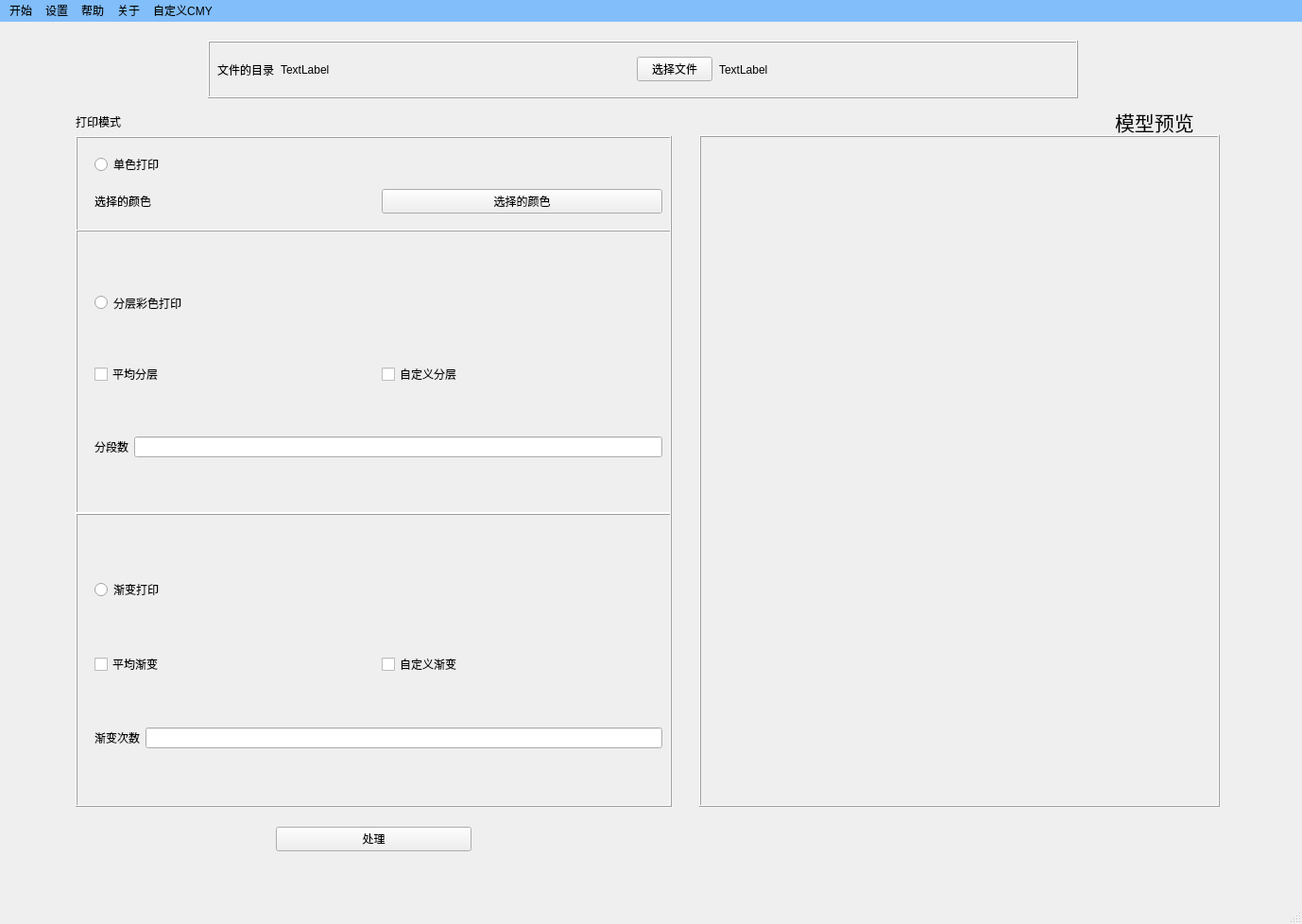
<?xml version="1.0" encoding="UTF-8"?>
<ui version="4.0">
 <class>MainWindow</class>
 <widget class="QMainWindow" name="MainWindow">
  <property name="geometry">
   <rect>
    <x>0</x>
    <y>0</y>
    <width>1378</width>
    <height>978</height>
   </rect>
  </property>
  <property name="windowTitle">
   <string>3D打印切片后处理应用软件</string>
  </property>
  <property name="toolTip">
   <string>Designed By Yu</string>
  </property>
  <widget class="QWidget" name="centralwidget">
   <widget class="QFrame" name="frame_2">
    <property name="geometry">
     <rect>
      <x>80</x>
      <y>121</y>
      <width>631</width>
      <height>101</height>
     </rect>
    </property>
    <property name="frameShape">
     <enum>QFrame::Box</enum>
    </property>
    <property name="frameShadow">
     <enum>QFrame::Raised</enum>
    </property>
    <widget class="QWidget" name="verticalLayoutWidget">
     <property name="geometry">
      <rect>
       <x>20</x>
       <y>10</y>
       <width>601</width>
       <height>80</height>
      </rect>
     </property>
     <layout class="QVBoxLayout" name="verticalLayout">
      <item>
       <widget class="QRadioButton" name="one_color_radio">
        <property name="cursor">
         <cursorShape>PointingHandCursor</cursorShape>
        </property>
        <property name="mouseTracking">
         <bool>false</bool>
        </property>
        <property name="text">
         <string>单色打印</string>
        </property>
        <property name="checkable">
         <bool>true</bool>
        </property>
        <property name="checked">
         <bool>false</bool>
        </property>
        <property name="autoRepeatInterval">
         <number>99</number>
        </property>
       </widget>
      </item>
      <item>
       <layout class="QHBoxLayout" name="one_color_choose">
        <property name="sizeConstraint">
         <enum>QLayout::SetFixedSize</enum>
        </property>
        <item>
         <widget class="QLabel" name="label_select_one_color">
          <property name="text">
           <string>选择的颜色</string>
          </property>
         </widget>
        </item>
        <item>
         <widget class="QPushButton" name="one_color_item">
          <property name="styleSheet">
           <string notr="true">border-color: rgb(255, 255, 255);</string>
          </property>
          <property name="text">
           <string>选择的颜色</string>
          </property>
         </widget>
        </item>
       </layout>
      </item>
     </layout>
    </widget>
   </widget>
   <widget class="QFrame" name="frame_3">
    <property name="geometry">
     <rect>
      <x>80</x>
      <y>220</y>
      <width>631</width>
      <height>301</height>
     </rect>
    </property>
    <property name="frameShape">
     <enum>QFrame::Box</enum>
    </property>
    <property name="frameShadow">
     <enum>QFrame::Raised</enum>
    </property>
    <widget class="QWidget" name="layoutWidget">
     <property name="geometry">
      <rect>
       <x>20</x>
       <y>20</y>
       <width>601</width>
       <height>271</height>
      </rect>
     </property>
     <layout class="QVBoxLayout" name="much_layers_choose" stretch="0,0,1">
      <item>
       <widget class="QRadioButton" name="much_layers_radio">
        <property name="enabled">
         <bool>true</bool>
        </property>
        <property name="cursor">
         <cursorShape>PointingHandCursor</cursorShape>
        </property>
        <property name="styleSheet">
         <string notr="true">border-color: rgb(0, 0, 255);</string>
        </property>
        <property name="text">
         <string>分层彩色打印</string>
        </property>
        <property name="autoExclusive">
         <bool>false</bool>
        </property>
       </widget>
      </item>
      <item>
       <layout class="QHBoxLayout" name="horizontalLayout_3">
        <item>
         <widget class="QCheckBox" name="checkBox_3">
          <property name="text">
           <string>平均分层</string>
          </property>
          <property name="autoExclusive">
           <bool>true</bool>
          </property>
         </widget>
        </item>
        <item>
         <widget class="QCheckBox" name="checkBox_4">
          <property name="text">
           <string>自定义分层</string>
          </property>
          <property name="autoExclusive">
           <bool>true</bool>
          </property>
         </widget>
        </item>
       </layout>
      </item>
      <item>
       <layout class="QHBoxLayout" name="layers_num_input">
        <property name="sizeConstraint">
         <enum>QLayout::SetFixedSize</enum>
        </property>
        <item>
         <widget class="QLabel" name="layers_num_label">
          <property name="text">
           <string>分段数</string>
          </property>
         </widget>
        </item>
        <item>
         <widget class="QLineEdit" name="layers_num">
          <property name="text">
           <string/>
          </property>
         </widget>
        </item>
       </layout>
      </item>
     </layout>
    </widget>
   </widget>
   <widget class="QFrame" name="frame_4">
    <property name="geometry">
     <rect>
      <x>80</x>
      <y>520</y>
      <width>631</width>
      <height>311</height>
     </rect>
    </property>
    <property name="frameShape">
     <enum>QFrame::Box</enum>
    </property>
    <property name="frameShadow">
     <enum>QFrame::Raised</enum>
    </property>
    <widget class="QWidget" name="layoutWidget">
     <property name="geometry">
      <rect>
       <x>20</x>
       <y>20</y>
       <width>601</width>
       <height>281</height>
      </rect>
     </property>
     <layout class="QVBoxLayout" name="mix_color_choose" stretch="0,0,1">
      <item>
       <widget class="QRadioButton" name="mix_colors_radio">
        <property name="cursor">
         <cursorShape>PointingHandCursor</cursorShape>
        </property>
        <property name="text">
         <string>渐变打印</string>
        </property>
        <property name="autoExclusive">
         <bool>false</bool>
        </property>
       </widget>
      </item>
      <item>
       <layout class="QHBoxLayout" name="horizontalLayout_2">
        <item>
         <widget class="QCheckBox" name="checkBox_2">
          <property name="text">
           <string>平均渐变</string>
          </property>
          <property name="autoExclusive">
           <bool>true</bool>
          </property>
         </widget>
        </item>
        <item>
         <widget class="QCheckBox" name="checkBox">
          <property name="text">
           <string>自定义渐变</string>
          </property>
          <property name="autoExclusive">
           <bool>true</bool>
          </property>
         </widget>
        </item>
       </layout>
      </item>
      <item>
       <layout class="QHBoxLayout" name="mix_colors_input">
        <property name="sizeConstraint">
         <enum>QLayout::SetDefaultConstraint</enum>
        </property>
        <item>
         <widget class="QLabel" name="mix_colors_num_label">
          <property name="text">
           <string>渐变次数</string>
          </property>
         </widget>
        </item>
        <item>
         <widget class="QLineEdit" name="mix_colors_num">
          <property name="text">
           <string/>
          </property>
         </widget>
        </item>
       </layout>
      </item>
     </layout>
    </widget>
   </widget>
   <widget class="QWidget" name="layoutWidget">
    <property name="geometry">
     <rect>
      <x>80</x>
      <y>830</y>
      <width>631</width>
      <height>71</height>
     </rect>
    </property>
    <layout class="QHBoxLayout" name="horizontalLayout">
     <property name="sizeConstraint">
      <enum>QLayout::SetDefaultConstraint</enum>
     </property>
     <item>
      <widget class="QLabel" name="label">
       <property name="text">
        <string/>
       </property>
      </widget>
     </item>
     <item>
      <widget class="QPushButton" name="handle">
       <property name="text">
        <string>处理</string>
       </property>
      </widget>
     </item>
     <item>
      <widget class="QLabel" name="label_2">
       <property name="text">
        <string/>
       </property>
      </widget>
     </item>
    </layout>
   </widget>
   <widget class="QFrame" name="frame">
    <property name="geometry">
     <rect>
      <x>220</x>
      <y>20</y>
      <width>921</width>
      <height>61</height>
     </rect>
    </property>
    <property name="frameShape">
     <enum>QFrame::Box</enum>
    </property>
    <property name="frameShadow">
     <enum>QFrame::Raised</enum>
    </property>
    <widget class="QWidget" name="layoutWidget">
     <property name="geometry">
      <rect>
       <x>10</x>
       <y>0</y>
       <width>901</width>
       <height>61</height>
      </rect>
     </property>
     <layout class="QHBoxLayout" name="Layoutin" stretch="0,1,0,1">
      <property name="spacing">
       <number>7</number>
      </property>
      <property name="sizeConstraint">
       <enum>QLayout::SetDefaultConstraint</enum>
      </property>
      <item>
       <widget class="QLabel" name="name_label">
        <property name="text">
         <string>文件的目录</string>
        </property>
       </widget>
      </item>
      <item>
       <widget class="QLabel" name="namein">
        <property name="text">
         <string>TextLabel</string>
        </property>
        <property name="wordWrap">
         <bool>true</bool>
        </property>
       </widget>
      </item>
      <item>
       <widget class="QPushButton" name="selectnamein">
        <property name="text">
         <string>选择文件</string>
        </property>
       </widget>
      </item>
      <item>
       <widget class="QLabel" name="label_3">
        <property name="text">
         <string>TextLabel</string>
        </property>
        <property name="wordWrap">
         <bool>true</bool>
        </property>
       </widget>
      </item>
     </layout>
    </widget>
   </widget>
   <widget class="QLabel" name="label_4">
    <property name="geometry">
     <rect>
      <x>80</x>
      <y>90</y>
      <width>111</width>
      <height>31</height>
     </rect>
    </property>
    <property name="styleSheet">
     <string notr="true">font: 22pt &quot;黑体&quot;;
font: 16pt &quot;黑体&quot;;</string>
    </property>
    <property name="text">
     <string>打印模式</string>
    </property>
   </widget>
   <widget class="QFrame" name="frame_5">
    <property name="geometry">
     <rect>
      <x>740</x>
      <y>120</y>
      <width>551</width>
      <height>711</height>
     </rect>
    </property>
    <property name="frameShape">
     <enum>QFrame::Box</enum>
    </property>
    <property name="frameShadow">
     <enum>QFrame::Raised</enum>
    </property>
   </widget>
   <widget class="QLabel" name="label_5">
    <property name="geometry">
     <rect>
      <x>1180</x>
      <y>90</y>
      <width>121</width>
      <height>31</height>
     </rect>
    </property>
    <property name="font">
     <font>
      <family>黑体</family>
      <pointsize>16</pointsize>
      <weight>50</weight>
      <italic>false</italic>
      <bold>false</bold>
     </font>
    </property>
    <property name="styleSheet">
     <string notr="true">font: 16pt &quot;黑体&quot;;</string>
    </property>
    <property name="text">
     <string>模型预览</string>
    </property>
   </widget>
  </widget>
  <widget class="QMenuBar" name="menubar">
   <property name="geometry">
    <rect>
     <x>0</x>
     <y>0</y>
     <width>1378</width>
     <height>26</height>
    </rect>
   </property>
   <property name="styleSheet">
    <string notr="true">background-color: rgb(85, 170, 255,180);</string>
   </property>
   <widget class="QMenu" name="menu">
    <property name="styleSheet">
     <string notr="true">background-color: rgb(234, 234, 234);</string>
    </property>
    <property name="title">
     <string>开始</string>
    </property>
    <addaction name="actionOpen"/>
    <addaction name="actionClose"/>
    <addaction name="actionSave"/>
    <addaction name="actionQuit"/>
   </widget>
   <widget class="QMenu" name="menu_2">
    <property name="styleSheet">
     <string notr="true">background-color: rgb(234, 234, 234);</string>
    </property>
    <property name="title">
     <string>设置</string>
    </property>
    <addaction name="actionPath"/>
   </widget>
   <widget class="QMenu" name="menu_3">
    <property name="styleSheet">
     <string notr="true">background-color: rgb(234, 234, 234);</string>
    </property>
    <property name="title">
     <string>帮助</string>
    </property>
   </widget>
   <widget class="QMenu" name="menu_4">
    <property name="styleSheet">
     <string notr="true">background-color: rgb(234, 234, 234);</string>
    </property>
    <property name="title">
     <string>关于</string>
    </property>
    <addaction name="actionAbout_Us"/>
   </widget>
   <widget class="QMenu" name="menu_CMY">
    <property name="styleSheet">
     <string notr="true">background-color: rgb(234, 234, 234);</string>
    </property>
    <property name="title">
     <string>自定义CMY</string>
    </property>
    <addaction name="actionColor_Select"/>
   </widget>
   <addaction name="menu"/>
   <addaction name="menu_2"/>
   <addaction name="menu_3"/>
   <addaction name="menu_4"/>
   <addaction name="menu_CMY"/>
  </widget>
  <widget class="QStatusBar" name="statusbar"/>
  <action name="actionOpen">
   <property name="text">
    <string>Open</string>
   </property>
  </action>
  <action name="actionClose">
   <property name="text">
    <string>Close</string>
   </property>
  </action>
  <action name="actionSave">
   <property name="text">
    <string>Save</string>
   </property>
  </action>
  <action name="actionQuit">
   <property name="text">
    <string>Quit</string>
   </property>
  </action>
  <action name="actionPath">
   <property name="text">
    <string>Path</string>
   </property>
  </action>
  <action name="actionAbout_Us">
   <property name="text">
    <string>About Us</string>
   </property>
  </action>
  <action name="actionColor_Select">
   <property name="text">
    <string>Color_Select</string>
   </property>
  </action>
 </widget>
 <resources/>
 <connections/>
</ui>
